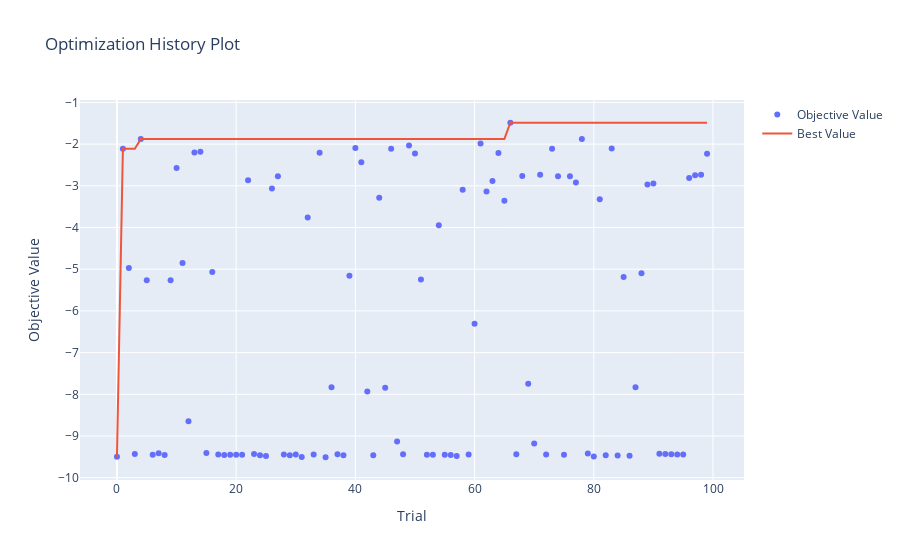

Notebook code cell kept with this figure:
### Code cell
# Do some plots.
optuna.visualization.plot_optimization_history(study=study)
